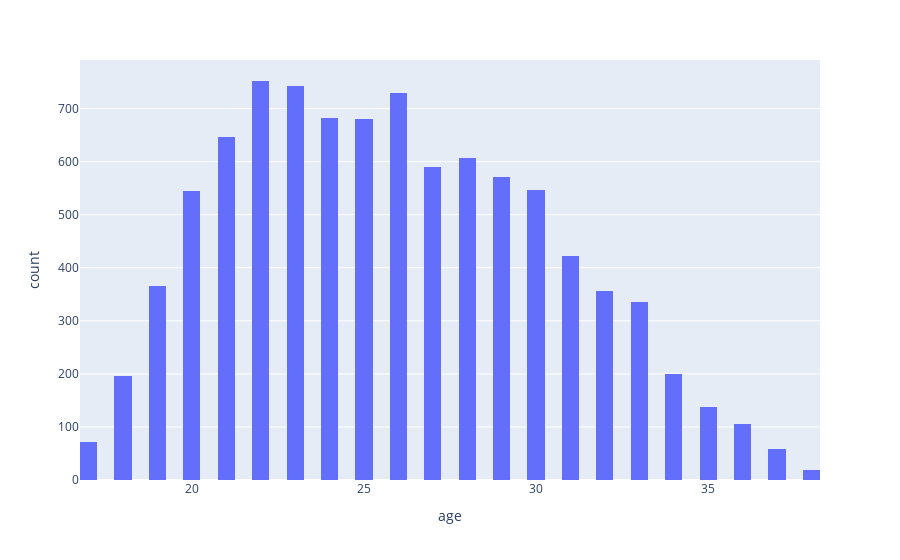

Notebook cell for this chart:
### Code cell
filtered_df = df[(df['age'] >= 17) & 
                  (df['age'] <= 38)]

fig = px.histogram(filtered_df, 
                   x='age', 
                   labels={'age': 'age'},
                   nbins=100)

fig.show()

### Figure 1 — Plotly figure (JSON) as saved in the notebook; plotly's stock layout.template omitted (floating-point values rounded to 4 significant figures; data arrays with more than 128 entries replaced by an {"elided": "..."} marker saying what was removed)
{"data": [{"alignmentgroup": "True", "bingroup": "x", "hovertemplate": "age=%{x}<br>count=%{y}<extra></extra>", "legendgroup": "", "marker": {"color": "#636efa", "pattern": {"shape": ""}}, "name": "", "nbinsx": 100, "offsetgroup": "", "orientation": "v", "showlegend": false, "type": "histogram", "x": {"elided": "9360 int values"}, "xaxis": "x", "yaxis": "y"}], "layout": {"barmode": "relative", "legend": {"tracegroupgap": 0}, "margin": {"t": 60}, "xaxis": {"anchor": "y", "domain": [0, 1], "title": {"text": "age"}}, "yaxis": {"anchor": "x", "domain": [0, 1], "title": {"text": "count"}}}}
